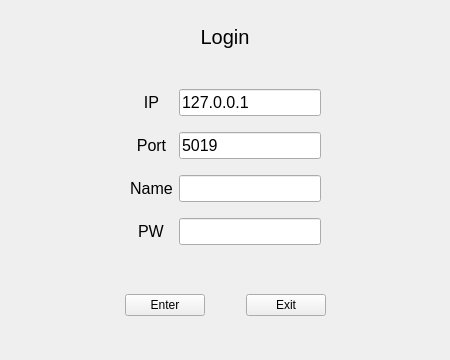
<?xml version="1.0" encoding="UTF-8"?>
<ui version="4.0">
 <class>MainWindow</class>
 <widget class="QMainWindow" name="MainWindow">
  <property name="enabled">
   <bool>true</bool>
  </property>
  <property name="geometry">
   <rect>
    <x>0</x>
    <y>0</y>
    <width>450</width>
    <height>360</height>
   </rect>
  </property>
  <property name="sizePolicy">
   <sizepolicy hsizetype="Preferred" vsizetype="Preferred">
    <horstretch>0</horstretch>
    <verstretch>0</verstretch>
   </sizepolicy>
  </property>
  <property name="minimumSize">
   <size>
    <width>450</width>
    <height>360</height>
   </size>
  </property>
  <property name="maximumSize">
   <size>
    <width>450</width>
    <height>360</height>
   </size>
  </property>
  <property name="baseSize">
   <size>
    <width>0</width>
    <height>0</height>
   </size>
  </property>
  <property name="font">
   <font>
    <family>MS Shell Dlg 2</family>
   </font>
  </property>
  <property name="mouseTracking">
   <bool>false</bool>
  </property>
  <property name="windowTitle">
   <string>Login</string>
  </property>
  <property name="windowIcon">
   <iconset resource="resources.qrc">
    <normaloff>:/images/images/logo.png</normaloff>:/images/images/logo.png</iconset>
  </property>
  <property name="iconSize">
   <size>
    <width>55</width>
    <height>55</height>
   </size>
  </property>
  <widget class="QWidget" name="centralwidget">
   <property name="autoFillBackground">
    <bool>false</bool>
   </property>
   <layout class="QGridLayout" name="gridLayout_2">
    <property name="leftMargin">
     <number>9</number>
    </property>
    <property name="topMargin">
     <number>0</number>
    </property>
    <property name="bottomMargin">
     <number>9</number>
    </property>
    <item row="1" column="0">
     <widget class="QWidget" name="widget" native="true">
      <property name="sizePolicy">
       <sizepolicy hsizetype="Preferred" vsizetype="Fixed">
        <horstretch>0</horstretch>
        <verstretch>0</verstretch>
       </sizepolicy>
      </property>
      <layout class="QGridLayout" name="gridLayout">
       <property name="leftMargin">
        <number>9</number>
       </property>
       <item row="6" column="4">
        <widget class="QLineEdit" name="pw">
         <property name="font">
          <font>
           <pointsize>12</pointsize>
          </font>
         </property>
         <property name="echoMode">
          <enum>QLineEdit::Password</enum>
         </property>
         <property name="clearButtonEnabled">
          <bool>false</bool>
         </property>
        </widget>
       </item>
       <item row="2" column="0">
        <spacer name="horizontalSpacer_4">
         <property name="orientation">
          <enum>Qt::Horizontal</enum>
         </property>
         <property name="sizeHint" stdset="0">
          <size>
           <width>40</width>
           <height>20</height>
          </size>
         </property>
        </spacer>
       </item>
       <item row="2" column="1">
        <widget class="QLabel" name="label_2">
         <property name="font">
          <font>
           <family>MS Shell Dlg 2</family>
           <pointsize>12</pointsize>
          </font>
         </property>
         <property name="layoutDirection">
          <enum>Qt::LeftToRight</enum>
         </property>
         <property name="text">
          <string>Port</string>
         </property>
         <property name="alignment">
          <set>Qt::AlignCenter</set>
         </property>
        </widget>
       </item>
       <item row="6" column="1" alignment="Qt::AlignHCenter">
        <widget class="QLabel" name="label_3">
         <property name="font">
          <font>
           <pointsize>12</pointsize>
          </font>
         </property>
         <property name="text">
          <string>PW</string>
         </property>
        </widget>
       </item>
       <item row="0" column="1">
        <widget class="QLabel" name="label_5">
         <property name="font">
          <font>
           <family>MS Shell Dlg 2</family>
           <pointsize>12</pointsize>
          </font>
         </property>
         <property name="layoutDirection">
          <enum>Qt::LeftToRight</enum>
         </property>
         <property name="text">
          <string>IP</string>
         </property>
         <property name="alignment">
          <set>Qt::AlignCenter</set>
         </property>
        </widget>
       </item>
       <item row="4" column="1">
        <widget class="QLabel" name="label_4">
         <property name="font">
          <font>
           <family>MS Shell Dlg 2</family>
           <pointsize>12</pointsize>
          </font>
         </property>
         <property name="layoutDirection">
          <enum>Qt::LeftToRight</enum>
         </property>
         <property name="text">
          <string>Name</string>
         </property>
         <property name="alignment">
          <set>Qt::AlignCenter</set>
         </property>
        </widget>
       </item>
       <item row="1" column="4">
        <spacer name="verticalSpacer">
         <property name="orientation">
          <enum>Qt::Vertical</enum>
         </property>
         <property name="sizeType">
          <enum>QSizePolicy::Fixed</enum>
         </property>
         <property name="sizeHint" stdset="0">
          <size>
           <width>20</width>
           <height>10</height>
          </size>
         </property>
        </spacer>
       </item>
       <item row="4" column="4">
        <widget class="QLineEdit" name="name">
         <property name="font">
          <font>
           <family>MS Shell Dlg 2</family>
           <pointsize>12</pointsize>
          </font>
         </property>
         <property name="layoutDirection">
          <enum>Qt::RightToLeft</enum>
         </property>
        </widget>
       </item>
       <item row="0" column="4">
        <widget class="QLineEdit" name="ip_address">
         <property name="font">
          <font>
           <family>MS Shell Dlg 2</family>
           <pointsize>12</pointsize>
          </font>
         </property>
         <property name="layoutDirection">
          <enum>Qt::RightToLeft</enum>
         </property>
         <property name="text">
          <string>127.0.0.1</string>
         </property>
        </widget>
       </item>
       <item row="2" column="4">
        <widget class="QLineEdit" name="port_number">
         <property name="font">
          <font>
           <family>MS Shell Dlg 2</family>
           <pointsize>12</pointsize>
          </font>
         </property>
         <property name="text">
          <string>5019</string>
         </property>
        </widget>
       </item>
       <item row="3" column="4">
        <spacer name="verticalSpacer_2">
         <property name="orientation">
          <enum>Qt::Vertical</enum>
         </property>
         <property name="sizeType">
          <enum>QSizePolicy::Fixed</enum>
         </property>
         <property name="sizeHint" stdset="0">
          <size>
           <width>20</width>
           <height>10</height>
          </size>
         </property>
        </spacer>
       </item>
       <item row="2" column="5">
        <spacer name="horizontalSpacer_5">
         <property name="orientation">
          <enum>Qt::Horizontal</enum>
         </property>
         <property name="sizeHint" stdset="0">
          <size>
           <width>40</width>
           <height>20</height>
          </size>
         </property>
        </spacer>
       </item>
       <item row="5" column="4">
        <spacer name="verticalSpacer_3">
         <property name="orientation">
          <enum>Qt::Vertical</enum>
         </property>
         <property name="sizeHint" stdset="0">
          <size>
           <width>20</width>
           <height>10</height>
          </size>
         </property>
        </spacer>
       </item>
      </layout>
     </widget>
    </item>
    <item row="2" column="0">
     <widget class="QWidget" name="widget_2" native="true">
      <property name="sizePolicy">
       <sizepolicy hsizetype="Preferred" vsizetype="Fixed">
        <horstretch>0</horstretch>
        <verstretch>0</verstretch>
       </sizepolicy>
      </property>
      <layout class="QHBoxLayout" name="horizontalLayout">
       <item>
        <spacer name="horizontalSpacer">
         <property name="orientation">
          <enum>Qt::Horizontal</enum>
         </property>
         <property name="sizeHint" stdset="0">
          <size>
           <width>40</width>
           <height>20</height>
          </size>
         </property>
        </spacer>
       </item>
       <item>
        <widget class="QPushButton" name="EnterBtn">
         <property name="text">
          <string>Enter</string>
         </property>
        </widget>
       </item>
       <item>
        <spacer name="horizontalSpacer_3">
         <property name="orientation">
          <enum>Qt::Horizontal</enum>
         </property>
         <property name="sizeType">
          <enum>QSizePolicy::Fixed</enum>
         </property>
         <property name="sizeHint" stdset="0">
          <size>
           <width>35</width>
           <height>20</height>
          </size>
         </property>
        </spacer>
       </item>
       <item>
        <widget class="QPushButton" name="ExitBtn">
         <property name="text">
          <string>Exit</string>
         </property>
        </widget>
       </item>
       <item>
        <spacer name="horizontalSpacer_2">
         <property name="orientation">
          <enum>Qt::Horizontal</enum>
         </property>
         <property name="sizeHint" stdset="0">
          <size>
           <width>40</width>
           <height>20</height>
          </size>
         </property>
        </spacer>
       </item>
      </layout>
     </widget>
    </item>
    <item row="0" column="0">
     <widget class="QLabel" name="label">
      <property name="sizePolicy">
       <sizepolicy hsizetype="Preferred" vsizetype="Fixed">
        <horstretch>0</horstretch>
        <verstretch>0</verstretch>
       </sizepolicy>
      </property>
      <property name="font">
       <font>
        <family>MS Shell Dlg 2</family>
        <pointsize>15</pointsize>
       </font>
      </property>
      <property name="text">
       <string>Login</string>
      </property>
      <property name="alignment">
       <set>Qt::AlignCenter</set>
      </property>
     </widget>
    </item>
   </layout>
  </widget>
 </widget>
 <tabstops>
  <tabstop>ip_address</tabstop>
  <tabstop>port_number</tabstop>
  <tabstop>name</tabstop>
  <tabstop>pw</tabstop>
  <tabstop>EnterBtn</tabstop>
  <tabstop>ExitBtn</tabstop>
 </tabstops>
 <resources>
  <include location="resources.qrc"/>
 </resources>
 <connections/>
</ui>
